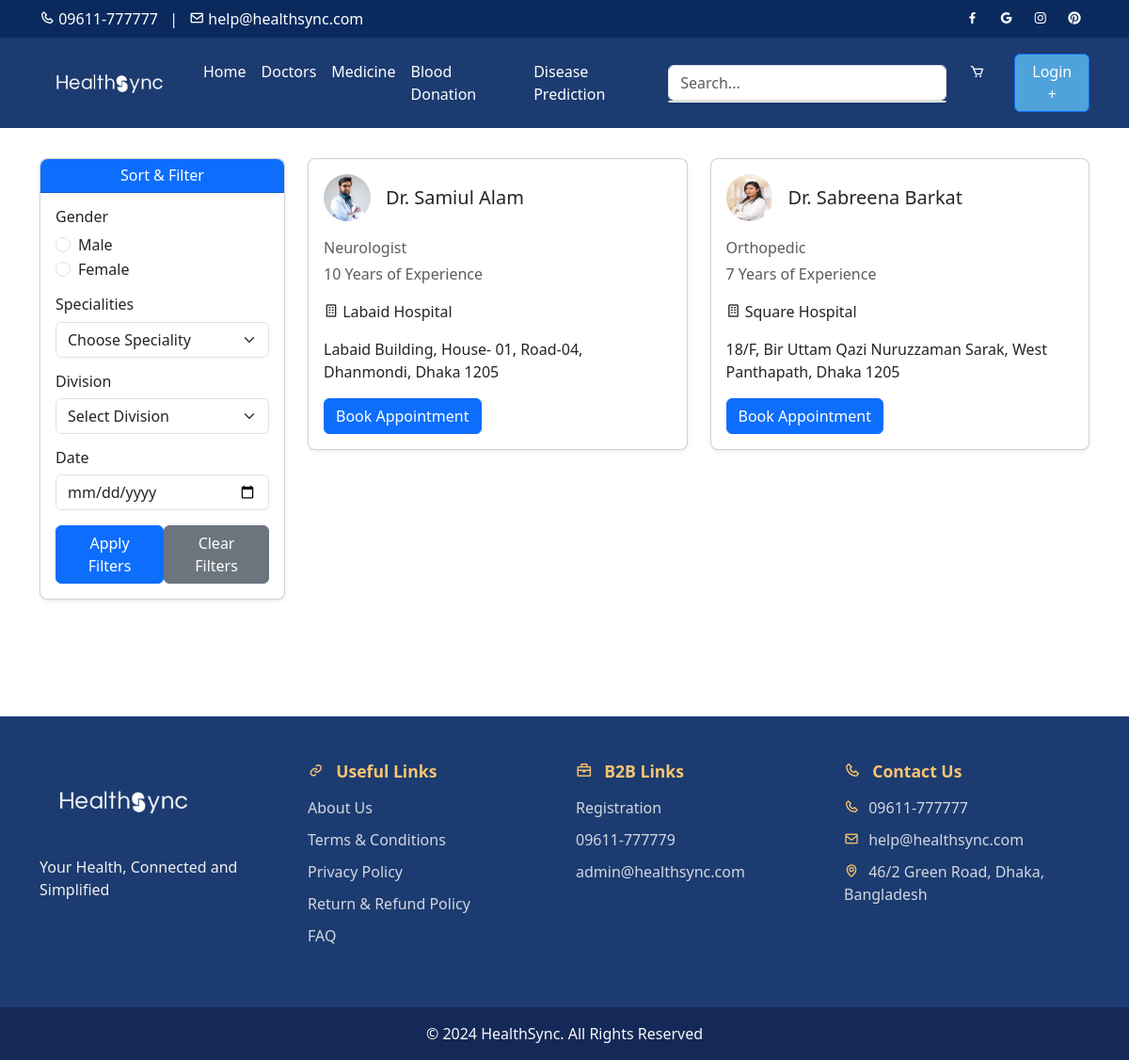
The app's page /doctors/ with its own data.
### core/models.py (models this page shows, shortened)
class Doctor(models.Model):
    DIVISION_CHOICES = [
        ('Barishal', 'Barishal'),
        ('Chattogram', 'Chattogram'),
        ('Dhaka', 'Dhaka'),
        ('Khulna', 'Khulna'),
        ('Mymensingh', 'Mymensingh'),
        ('Rajshahi', 'Rajshahi'),
        ('Rangpur', 'Rangpur'),
        ('Sylhet', 'Sylhet'),
    ]
    SPECIALTY_CHOICES = [
        ('Cardiologist', 'Cardiologist'),
        ('Orthopedic', 'Orthopedic'),
        ('Neurologist', 'Neurologist'),
        ('Dermatologist', 'Dermatologist'),
    ]
    name = models.CharField(max_length=100)
    specialty = models.CharField(max_length=100, choices=SPECIALTY_CHOICES)
    experience = models.IntegerField(null=True)
    hospital = models.CharField(max_length=100)
    address = models.TextField()
    photo = models.ImageField(upload_to='doctors/', default='doctors/default.jpg')
    gender = models.CharField(max_length=10, choices=[('Male', 'Male'), ('Female', 'Female')], default='Male')
    division = models.CharField(max_length=20, choices=DIVISION_CHOICES, default='Dhaka')
    available_dates = models.ManyToManyField('AvailableDate', blank=True)
    available_times = models.ManyToManyField('AvailableTime', blank=True)

### core/views.py (the view)
# urls.py: path('doctors/', views.doctors, name='doctors'),  # List of doctors
def doctors(request):
    gender = request.GET.get('gender')
    specialty = request.GET.get('specialty')
    division = request.GET.get('division')
    selected_date = request.GET.get('date')
    doctors = Doctor.objects.all()
    if gender:
        doctors = doctors.filter(gender=gender)
    if specialty:
        doctors = doctors.filter(specialty=specialty)
    if division:
        doctors = doctors.filter(division=division)
    if selected_date:
        available_date = AvailableDate.objects.filter(date=selected_date).first()
        if available_date:
            doctors = doctors.filter(available_dates=available_date)
        else:
            doctors = Doctor.objects.none()
    return render(request, 'doctors.html', {
        'doctors': doctors,
        'specialties': dict(Doctor.SPECIALTY_CHOICES).values(),
    })

### core/templates/doctors.html (shortened to what this page needs)
{% extends "base.html" %}
{% load static %}
{% block content %}
<div class="container py-5">
    <div class="row">
        <div class="col-md-3">
            <div class="card shadow-sm mb-3" style="border-radius: 8px;">
                <div class="card-header bg-primary text-white text-center py-2" style="border-radius: 8px 8px 0 0;">
                    <h6 class="mb-0">Sort & Filter</h6>
                </div>
                <div class="card-body">
                    <form method="get" action="{% url 'doctors' %}">
                        <div class="mb-3">
                            <h6>Gender</h6>
                            <div class="form-check">
                                <input class="form-check-input" type="radio" name="gender" value="Male" id="male" {% if request.GET.gender == "Male" %}checked{% endif %}>
                                <label class="form-check-label" for="male">Male</label>
                            </div>
                            <div class="form-check">
                                <input class="form-check-input" type="radio" name="gender" value="Female" id="female" {% if request.GET.gender == "Female" %}checked{% endif %}>
                                <label class="form-check-label" for="female">Female</label>
                            </div>
                        </div>
                        <div class="mb-3">
                            <h6>Specialities</h6>
                            <select class="form-select" name="specialty">
                                <option selected disabled>Choose Speciality</option>
                            </select>
                        </div>
                        <div class="mb-3">
                            <h6>Division</h6>
                            <select class="form-select" name="division">
                                <option selected disabled>Select Division</option>
                            </select>
                        </div>
                        <div class="mb-3">
                            <h6>Date</h6>
                            <input type="date" name="date" class="form-control" value="{{ request.GET.date }}">
                        </div>
                        <div class="d-flex justify-content-between">
                            <button type="submit" class="btn btn-primary">Apply Filters</button>
                            <button type="button" class="btn btn-secondary" onclick="clearFilters()">Clear Filters</button>
                        </div>
                    </form>
                </div>
            </div>
        </div>
        <div class="col-md-9">
            <div class="row">
                {% for doctor in doctors %}
                <div class="col-md-6 mb-4">
                    <div class="card h-100 shadow-sm" style="border-radius: 8px;">
                        <div class="card-body">
                            <div class="d-flex align-items-center mb-3">
                                <img src="{{ doctor.photo.url }}" alt="Doctor Image" class="rounded-circle me-3" style="width: 50px; height: 50px;">
                                <h5 class="card-title mb-0">{{ doctor.name }}</h5>
                            </div>
                            <p class="text-muted mb-1">{{ doctor.specialty }}</p>
                            <p class="text-muted">{{ doctor.experience }} Years of Experience</p>
                            <p><i class="bx bx-building"></i> {{ doctor.hospital }}</p>
                            <p>{{ doctor.address }}</p>
                            <div class="d-flex">
                                <button class="btn btn-primary" data-bs-toggle="modal" data-bs-target="#bookAppointmentModal" data-doctor-id="{{ doctor.id }}">Book Appointment</button>
                            </div>
                        </div>
                    </div>
                </div>
                {% endfor %}
            </div>
        </div>
    </div>
</div>
{% endblock %}

### core/templates/base.html (style rules this page uses)
body, html { display: flex; flex-direction: column; min-height: 100vh; margin: 0; }

### records on screen
Doctor: photo (picture), name "Dr. Samiul Alam", specialty "Neurologist", experience "10", hospital "Labaid Hospital", address "Labaid Building, House- 01, Road-04, Dhanmondi, Dhaka 1205"
Doctor: photo (picture), name "Dr. Sabreena Barkat", specialty "Orthopedic", experience "7", hospital "Square Hospital", address "18/F, Bir Uttam Qazi Nuruzzaman Sarak, West Panthapath, Dhaka 1205"
